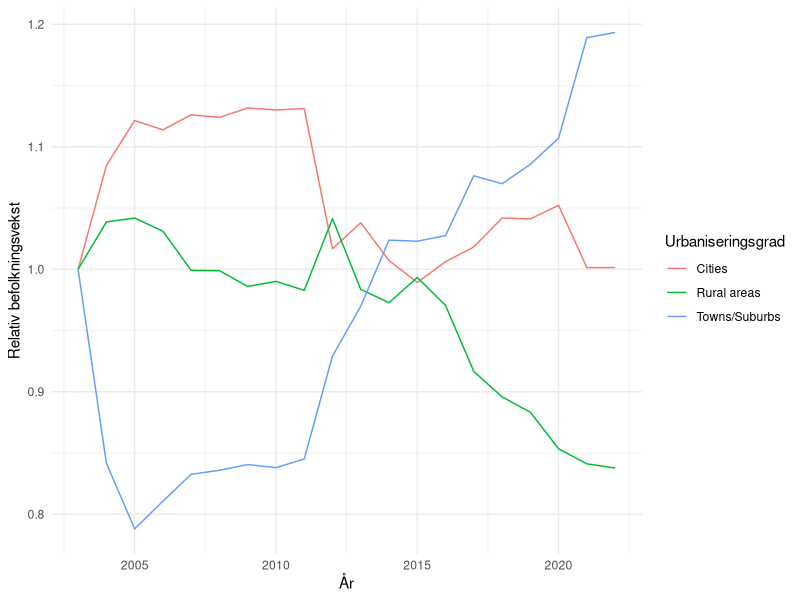
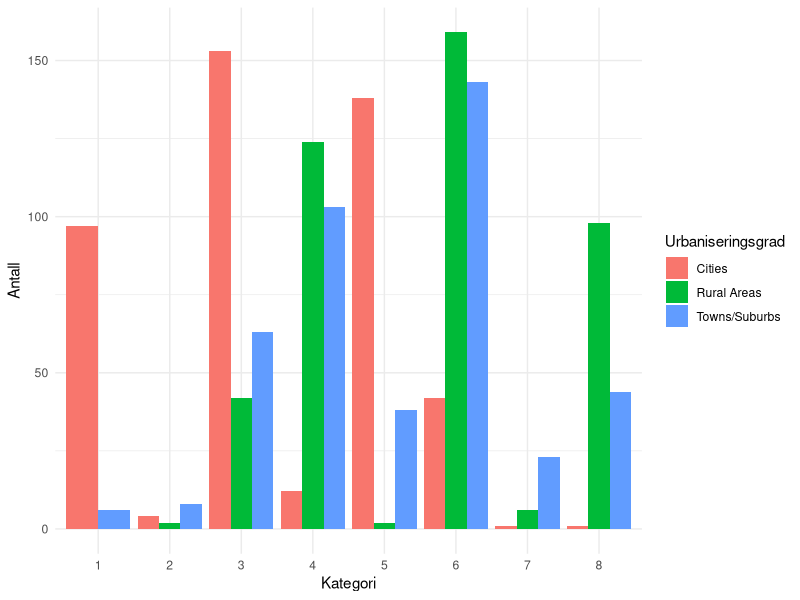
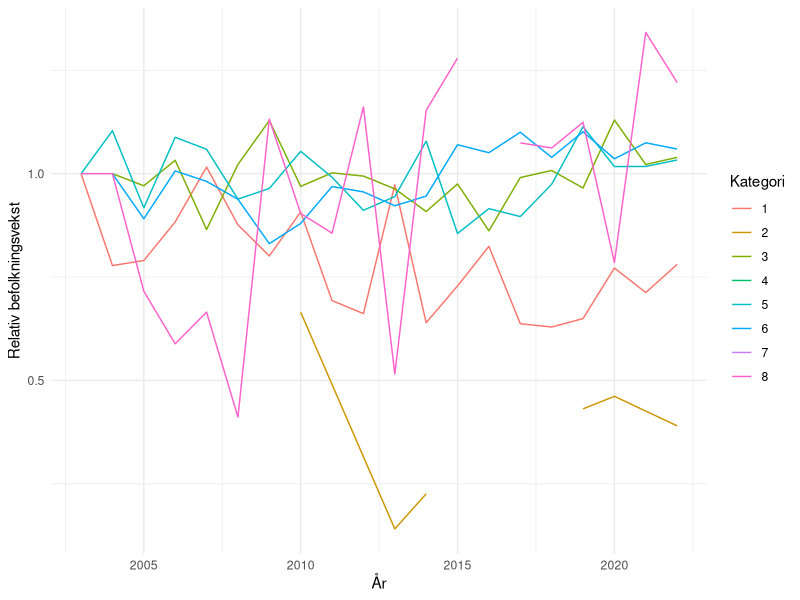
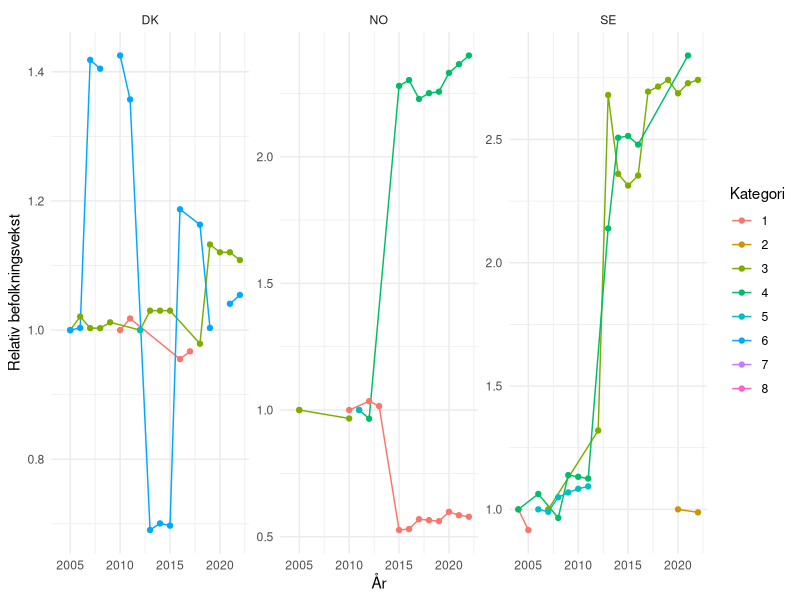
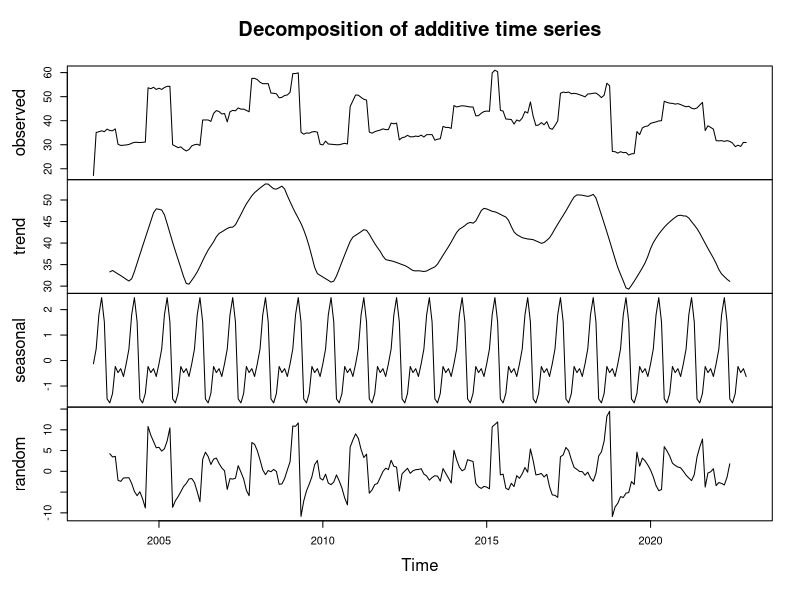
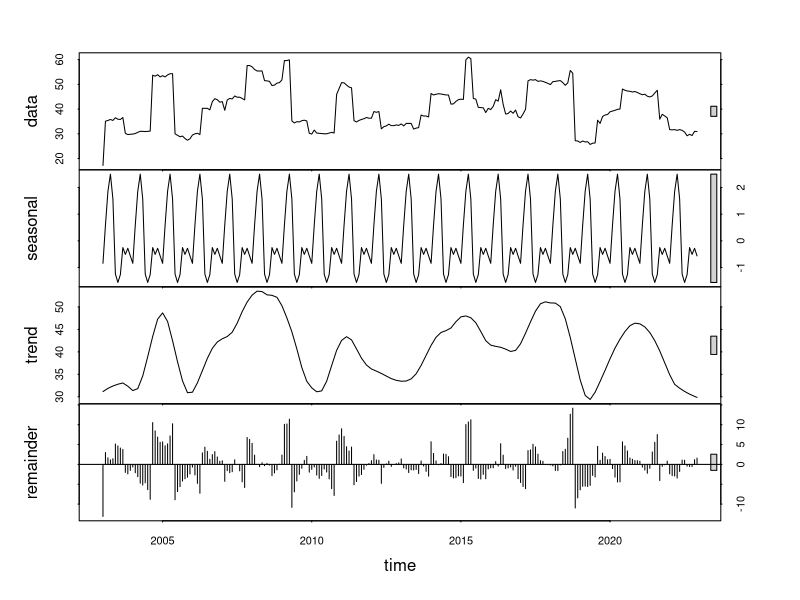
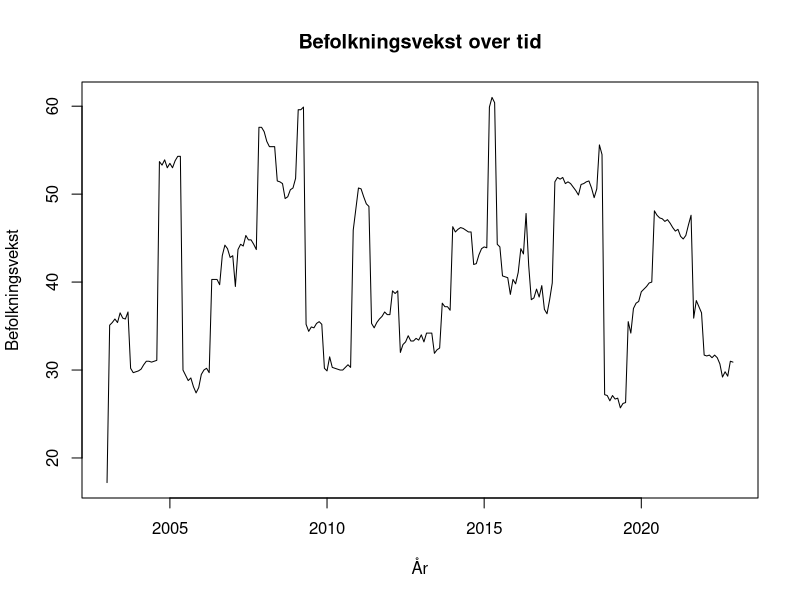

Recreate these plots in R, in order.
## ---- chunk 1
#| label: setup 
#| echo: false
#| output: false
#| message: false
library(tidyverse)
library(readxl)
library(dplyr)
library(ggplot2)
library(flextable)
## ---- chunk 2
#| echo: false
#| message: false
data <- read_csv("ilc_lvho01__custom_9371289_linear.csv") 
## ---- chunk 3
#| echo: false
data <- data |>
  select(geo, deg_urb, TIME_PERIOD, OBS_VALUE) |>
  filter(!(geo %in% c("LV", "MK", "HR", "RO", "RS", "CH", "AL", "IS"))) |>
  mutate(deg_urb = case_when(
    deg_urb == "DEG1" ~ "Cities",
    deg_urb == "DEG2" ~ "Towns/Suburbs",
    deg_urb == "DEG3" ~ "Rural areas"
  ))
## ---- chunk 4
#| echo: false
#| message: false
#| label: fig-gjsnitt-befolkning
#| fig-cap: "Relativ befolkningsvekst i perioden 2003-2022 fordelt på urbaniseringsgradene; cities, towns/suburbs, rural areas."

data %>%
  group_by(deg_urb, TIME_PERIOD) %>%
  summarise(mean_value = mean(OBS_VALUE)) %>%
  mutate(demeaned_value = mean_value/first(mean_value)) %>%
  ggplot(aes(x = TIME_PERIOD, y = demeaned_value, color = deg_urb)) +
  geom_line() +
  labs(x = "År",
       y = "Relativ befolkningsvekst",
       color = "Urbaniseringsgrad") +
  theme_minimal()

## ---- chunk 5
#| echo: false
subset_deg1 <- data |> 
  filter(deg_urb == "Cities")

subset_deg2 <- data |> 
  filter(deg_urb == "Towns/Suburbs")

subset_deg3 <- data |> 
  filter(deg_urb == "Rural areas")
## ---- chunk 6
#| echo: false
summary_deg1 <- subset_deg1 %>%
  summarise(
    min = sprintf("%.2f", min(OBS_VALUE)),
    median = sprintf("%.2f", median(OBS_VALUE)),
    mean = sprintf("%.2f", mean(OBS_VALUE)),
    max = sprintf("%.2f", max(OBS_VALUE)),
    variance = sprintf("%.2f", var(OBS_VALUE)),
    std.dev = sprintf("%.2f", sd(OBS_VALUE))
  ) 

summary_deg2 <- subset_deg2 %>%
  summarise(
    min = sprintf("%.2f", min(OBS_VALUE)),
    median = sprintf("%.2f", median(OBS_VALUE)),
    mean = sprintf("%.2f", mean(OBS_VALUE)),
    max = sprintf("%.2f", max(OBS_VALUE)),
    variance = sprintf("%.2f", var(OBS_VALUE)),
    std.dev = sprintf("%.2f", sd(OBS_VALUE))
  )

summary_deg3 <- subset_deg3 %>%
  summarise(
    min = sprintf("%.2f", min(OBS_VALUE)),
    median = sprintf("%.2f", median(OBS_VALUE)),
    mean = sprintf("%.2f", mean(OBS_VALUE)),
    max = sprintf("%.2f", max(OBS_VALUE)),
    variance = sprintf("%.2f", var(OBS_VALUE)),
    std.dev = sprintf("%.2f", sd(OBS_VALUE))
  )
## ---- chunk 7
#| echo: false
#| label: tbl-summary-degurb
#| tbl-cap: "Deskriptiv statistikk for befolkningsutviklingen i de tre urbaniseringsgradene: cities, towns/suburbs, rural areas."
summary_degurb <- bind_rows(
  mutate(summary_deg1, region = "Cities"),
  mutate(summary_deg2, region = "Towns/Suburbs"),
  mutate(summary_deg3, region = "Rural Areas")
) %>%
  select(region, everything()
) %>%
  flextable() |>
  width(1, width = 1.5) |> 
  width(2, width = 0.8)

summary_degurb
## ---- chunk 8
#| echo: false
#| message: false
data1 <- read_csv("arbeidskraft.csv") |> 
  select(arbeidsvekst = OBS_VALUE, geo, age, deg_urb, TIME_PERIOD)

data2 <- read_csv("arbeidsledighet1.csv") |> 
  select(arbeidsledig = OBS_VALUE, geo,age, deg_urb, TIME_PERIOD)

data3 <- read_csv("huspris.csv") |> 
  select(huspris = OBS_VALUE, geo, deg_urb, TIME_PERIOD)
## ---- chunk 9
#| echo: false
arbeidsvekst <- data1 |>
  filter(age == "Y15-64") |>
  filter(!(geo %in% c("LV", "MK", "HR", "RO", "RS", "CH", "AL", "IS"))) |>
  mutate(deg_urb = case_when(
    deg_urb == "DEG1" ~ "Cities",
    deg_urb == "DEG2" ~ "Towns/Suburbs",
    deg_urb == "DEG3" ~ "Rural Areas",
    TRUE ~ as.character(deg_urb)
  ))
## ---- chunk 10
#| echo: false
arbeidsledig <- data2 |> 
  filter(age == "Y15-64") |>
  filter(!(geo %in% c("LV", "MK", "HR", "RO", "RS", "CH", "AL", "IS"))) |>
  mutate(deg_urb = case_when(
    deg_urb == "DEG1" ~ "Cities",
    deg_urb == "DEG2" ~ "Towns/Suburbs",
    deg_urb == "DEG3" ~ "Rural Areas",
    TRUE ~ as.character(deg_urb) 
  ))
## ---- chunk 11
#| echo: false
huspris <- data3 |> 
  filter(!(geo %in% c("LV", "MK", "HR", "RO", "RS", "CH", "AL", "IS"))) |>
  mutate(deg_urb = case_when(
    deg_urb == "DEG1" ~ "Cities",
    deg_urb == "DEG2" ~ "Towns/Suburbs",
    deg_urb == "DEG3" ~ "Rural Areas",
    TRUE ~ as.character(deg_urb)  # Beholder andre verdier uendret
  ))
## ---- chunk 12
#| echo: false
join <- arbeidsvekst |> 
  left_join(arbeidsledig, join_by(geo, TIME_PERIOD, deg_urb))

join1 <- join |> 
  left_join(huspris, join_by(geo, TIME_PERIOD, deg_urb))

maindata <- join1 |> 
  left_join(data, join_by(geo, TIME_PERIOD, deg_urb)) |>
  select(geo, deg_urb, TIME_PERIOD, OBS_VALUE, arbeidsledig, arbeidsvekst, huspris)
## ---- chunk 13
#| echo: false
maindata <- maindata %>%
  group_by(geo, TIME_PERIOD) %>%
  mutate(arb.ledig.geo.mean = mean(arbeidsledig, na.rm = TRUE), huspris.geo.mean = mean(huspris, na.rm = TRUE), arb.vekst.geo.mean = mean(arbeidsvekst, na.rm = TRUE))
## ---- chunk 14
#| echo: false
maindata <- maindata %>%
  mutate(classification = case_when(
    arbeidsledig > arb.ledig.geo.mean & arbeidsvekst > arb.vekst.geo.mean & huspris > huspris.geo.mean ~ "1.høy arbeisledighet, høy arbeidsvekst, høy huspris",
    arbeidsledig > arb.ledig.geo.mean & arbeidsvekst > arb.vekst.geo.mean & huspris <= huspris.geo.mean ~ "2.høy arbeisledighet, høy arbeidsvekst, lav huspris",
    arbeidsledig > arb.ledig.geo.mean & arbeidsvekst <= arb.vekst.geo.mean & huspris > huspris.geo.mean ~ "3.høy arbeisledighet, lav arbeidsvekst, høy huspris",
    arbeidsledig > arb.ledig.geo.mean & arbeidsvekst <= arb.vekst.geo.mean & huspris <= huspris.geo.mean ~ "4.høy arbeisledighet, lav arbeidsvekst, lav huspris",
    arbeidsledig <= arb.ledig.geo.mean & arbeidsvekst > arb.vekst.geo.mean & huspris > huspris.geo.mean ~ "5.lav arbeisledighet, høy arbeidsvekst, høy huspris",
    arbeidsledig <= arb.ledig.geo.mean & arbeidsvekst > arb.vekst.geo.mean & huspris <= huspris.geo.mean ~ "6.lav arbeisledighet, høy arbeidsvekst, lav huspris",
    arbeidsledig <= arb.ledig.geo.mean & arbeidsvekst <= arb.vekst.geo.mean & huspris > huspris.geo.mean ~ "7.lav arbeisledighet, lav arbeidsvekst, høy huspris",
    arbeidsledig <= arb.ledig.geo.mean & arbeidsvekst <= arb.vekst.geo.mean & huspris <= huspris.geo.mean ~ "8. lav arbeisledighet, lav arbeidsvekst, lav huspris")
  )  %>%
  filter(!is.na(classification))
## ---- chunk 15
#| echo: false
maindata <- maindata %>%
  mutate(classification_nr = case_when(
    arbeidsledig > arb.ledig.geo.mean & arbeidsvekst > arb.vekst.geo.mean & huspris > huspris.geo.mean ~ "1",
    arbeidsledig > arb.ledig.geo.mean & arbeidsvekst > arb.vekst.geo.mean & huspris <= huspris.geo.mean ~ "2",
    arbeidsledig > arb.ledig.geo.mean & arbeidsvekst <= arb.vekst.geo.mean & huspris > huspris.geo.mean ~ "3",
    arbeidsledig > arb.ledig.geo.mean & arbeidsvekst <= arb.vekst.geo.mean & huspris <= huspris.geo.mean ~ "4",
    arbeidsledig <= arb.ledig.geo.mean & arbeidsvekst > arb.vekst.geo.mean & huspris > huspris.geo.mean ~ "5",
    arbeidsledig <= arb.ledig.geo.mean & arbeidsvekst > arb.vekst.geo.mean & huspris <= huspris.geo.mean ~ "6",
    arbeidsledig <= arb.ledig.geo.mean & arbeidsvekst <= arb.vekst.geo.mean & huspris > huspris.geo.mean ~ "7",
    arbeidsledig <= arb.ledig.geo.mean & arbeidsvekst <= arb.vekst.geo.mean & huspris <= huspris.geo.mean ~ "8")
  )  %>%
  filter(!is.na(classification)) 
## ---- chunk 16
#| echo: false
maindata <- maindata %>%
  select(geo, deg_urb, TIME_PERIOD, OBS_VALUE, arbeidsledig, arbeidsvekst, huspris, arb.ledig.geo.mean, arb.vekst.geo.mean, huspris.geo.mean, classification_nr, classification)
## ---- chunk 17
#| echo: false
#| message: false
#| label: fig-stolpediagram
#| fig-cap: "Urbaniseringsgradene cities, towns/suburbs og rural areas fordelt på kategoriene i klassifiseringsmetodikken av Andresson, Håkonsen og Thorsen (2023)."
stolpediagram <- ggplot(maindata, aes(x = as.factor(classification_nr), fill = deg_urb)) +
  geom_bar(position = "dodge", stat = "count") +
  labs(x = "Kategori",
       y = "Antall",
       fill = "Urbaniseringsgrad") +
  theme_minimal()

# Vis stolpediagrammet
print(stolpediagram)
## ---- chunk 18
#| echo: false
#| message: false
#| warning: false
#| label: fig-linjediagram
#| fig-cap: "Relativ befolkningsvekst i kategoriene i klassifiseringsmetodikken til Andresson, Håkonsen og Thorsen (2023) i perioden 2003 til 2022"
maindata %>%
  group_by(classification_nr, TIME_PERIOD) %>%
  summarise(mean_value = mean(OBS_VALUE, na.rm = TRUE)) %>%
    mutate(demeaned_value = mean_value/first(mean_value)) %>%
  ggplot(aes(x = TIME_PERIOD, y = demeaned_value, color = classification_nr)) +
  geom_line() +
  labs(x = "År",
       y = "Relativ befolkningsvekst",
       color = "Kategori") +
  theme_minimal()
## ---- chunk 19
#| echo: false
#| message: false
#| warning: false
#| label: fig-skandinavia
#| fig-cap: "Relativ befolkningsvekst i kategoriene i klassifiseringsmetodikken til Andresson, Håkonsen og Thorsen (2023) i perioden 2003 til 2022 for Danmark, Norge og Sverige"

maindata %>%
  filter(geo %in% c("DK", "NO", "SE")) %>%
  group_by(geo, classification_nr, TIME_PERIOD) %>%
  summarise(mean_value = mean(OBS_VALUE, na.rm = TRUE)) %>%
  mutate(demeaned_value = mean_value / first(mean_value)) %>%
  ggplot(aes(x = TIME_PERIOD, y = demeaned_value, color = classification_nr)) +
  geom_line() +
  geom_point() +
  labs(x = "År",
       y = "Relativ befolkningsvekst",
       color = "Kategori") +
  theme_minimal() +
  facet_wrap(~geo, scales = "free_y")


## ---- chunk 20
# Bruk tidsseriefunksjoner i R, for eksempel ts() for å konvertere dataene til en tidsserieobjekt.
tidsserie_data <- ts(data$OBS_VALUE, start = c(2003, 1), end = c(2022, 12), frequency = 12)

## ---- chunk 21
# Utfør en enkel trendanalyse for å identifisere eventuelle langsiktige mønstre i befolkningsveksten.
trend <- decompose(tidsserie_data)
plot(trend)
## ---- chunk 22
# Hvis det er sesongvariasjoner i dataene, kan du bruke sesongjusteringsmetoder som seasonal fra forecast-pakken.
sesongjustert <- stl(tidsserie_data, s.window = "periodic")
plot(sesongjustert)

## ---- chunk 23
# Opprett et enkelt tidsserieplot for å visualisere konjunkturutviklingen over tid.
plot(tidsserie_data, type = "l", main = "Befolkningsvekst over tid", xlab = "År", ylab = "Befolkningsvekst")
